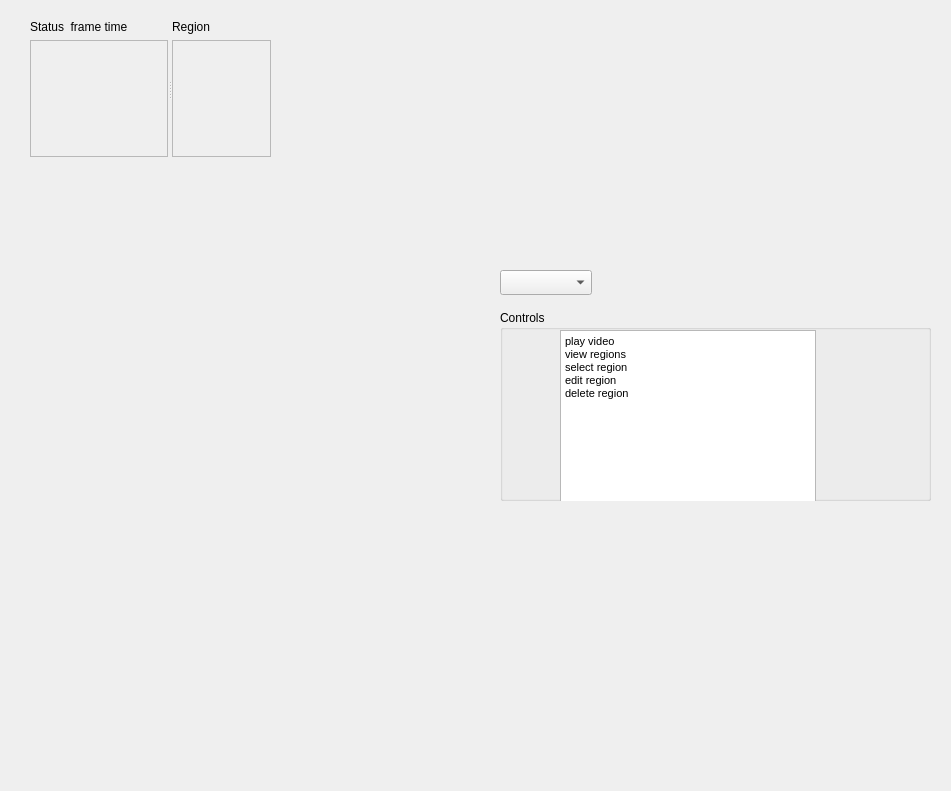
<?xml version="1.0" encoding="UTF-8"?>
<ui version="4.0">
 <class>Dialog</class>
 <widget class="QDialog" name="Dialog">
  <property name="geometry">
   <rect>
    <x>0</x>
    <y>0</y>
    <width>951</width>
    <height>791</height>
   </rect>
  </property>
  <property name="windowTitle">
   <string>Dialog</string>
  </property>
  <widget class="QComboBox" name="comboBox">
   <property name="geometry">
    <rect>
     <x>500</x>
     <y>270</y>
     <width>92</width>
     <height>25</height>
    </rect>
   </property>
  </widget>
  <widget class="QGroupBox" name="groupBox">
   <property name="geometry">
    <rect>
     <x>500</x>
     <y>310</y>
     <width>431</width>
     <height>191</height>
    </rect>
   </property>
   <property name="title">
    <string>Controls</string>
   </property>
   <widget class="QTextBrowser" name="textBrowser_3">
    <property name="geometry">
     <rect>
      <x>60</x>
      <y>20</y>
      <width>256</width>
      <height>192</height>
     </rect>
    </property>
    <property name="html">
     <string>&lt;!DOCTYPE HTML PUBLIC &quot;-//W3C//DTD HTML 4.0//EN&quot; &quot;http://www.w3.org/TR/REC-html40/strict.dtd&quot;&gt;
&lt;html&gt;&lt;head&gt;&lt;meta name=&quot;qrichtext&quot; content=&quot;1&quot; /&gt;&lt;style type=&quot;text/css&quot;&gt;
p, li { white-space: pre-wrap; }
&lt;/style&gt;&lt;/head&gt;&lt;body style=&quot; font-family:'MS Shell Dlg 2'; font-size:8pt; font-weight:400; font-style:normal;&quot;&gt;
&lt;p style=&quot; margin-top:0px; margin-bottom:0px; margin-left:0px; margin-right:0px; -qt-block-indent:0; text-indent:0px;&quot;&gt;play video&lt;/p&gt;
&lt;p style=&quot; margin-top:0px; margin-bottom:0px; margin-left:0px; margin-right:0px; -qt-block-indent:0; text-indent:0px;&quot;&gt;view regions&lt;/p&gt;
&lt;p style=&quot; margin-top:0px; margin-bottom:0px; margin-left:0px; margin-right:0px; -qt-block-indent:0; text-indent:0px;&quot;&gt;select region&lt;/p&gt;
&lt;p style=&quot; margin-top:0px; margin-bottom:0px; margin-left:0px; margin-right:0px; -qt-block-indent:0; text-indent:0px;&quot;&gt;edit region&lt;/p&gt;
&lt;p style=&quot; margin-top:0px; margin-bottom:0px; margin-left:0px; margin-right:0px; -qt-block-indent:0; text-indent:0px;&quot;&gt;delete region&lt;/p&gt;
&lt;p style=&quot;-qt-paragraph-type:empty; margin-top:0px; margin-bottom:0px; margin-left:0px; margin-right:0px; -qt-block-indent:0; text-indent:0px;&quot;&gt;&lt;br /&gt;&lt;/p&gt;
&lt;p style=&quot;-qt-paragraph-type:empty; margin-top:0px; margin-bottom:0px; margin-left:0px; margin-right:0px; -qt-block-indent:0; text-indent:0px;&quot;&gt;&lt;br /&gt;&lt;/p&gt;
&lt;p style=&quot;-qt-paragraph-type:empty; margin-top:0px; margin-bottom:0px; margin-left:0px; margin-right:0px; -qt-block-indent:0; text-indent:0px;&quot;&gt;&lt;br /&gt;&lt;/p&gt;&lt;/body&gt;&lt;/html&gt;</string>
    </property>
   </widget>
  </widget>
  <widget class="QSplitter" name="splitter">
   <property name="geometry">
    <rect>
     <x>30</x>
     <y>20</y>
     <width>241</width>
     <height>137</height>
    </rect>
   </property>
   <property name="orientation">
    <enum>Qt::Horizontal</enum>
   </property>
   <widget class="QWidget" name="">
    <layout class="QVBoxLayout" name="verticalLayout">
     <item>
      <widget class="QLabel" name="_statusLabel">
       <property name="text">
        <string>Status  frame time</string>
       </property>
      </widget>
     </item>
     <item>
      <widget class="QScrollArea" name="_videoScrollArea">
       <property name="widgetResizable">
        <bool>true</bool>
       </property>
       <widget class="QWidget" name="scrollAreaWidgetContents">
        <property name="geometry">
         <rect>
          <x>0</x>
          <y>0</y>
          <width>121</width>
          <height>105</height>
         </rect>
        </property>
       </widget>
      </widget>
     </item>
    </layout>
   </widget>
   <widget class="QWidget" name="">
    <layout class="QVBoxLayout" name="verticalLayout_2">
     <item>
      <widget class="QLabel" name="_regionLabel">
       <property name="text">
        <string>Region </string>
       </property>
      </widget>
     </item>
     <item>
      <widget class="QScrollArea" name="_regionScrollArea">
       <property name="widgetResizable">
        <bool>true</bool>
       </property>
       <widget class="QWidget" name="scrollAreaWidgetContents_2">
        <property name="geometry">
         <rect>
          <x>0</x>
          <y>0</y>
          <width>105</width>
          <height>105</height>
         </rect>
        </property>
       </widget>
      </widget>
     </item>
    </layout>
   </widget>
  </widget>
 </widget>
 <resources/>
 <connections/>
</ui>
